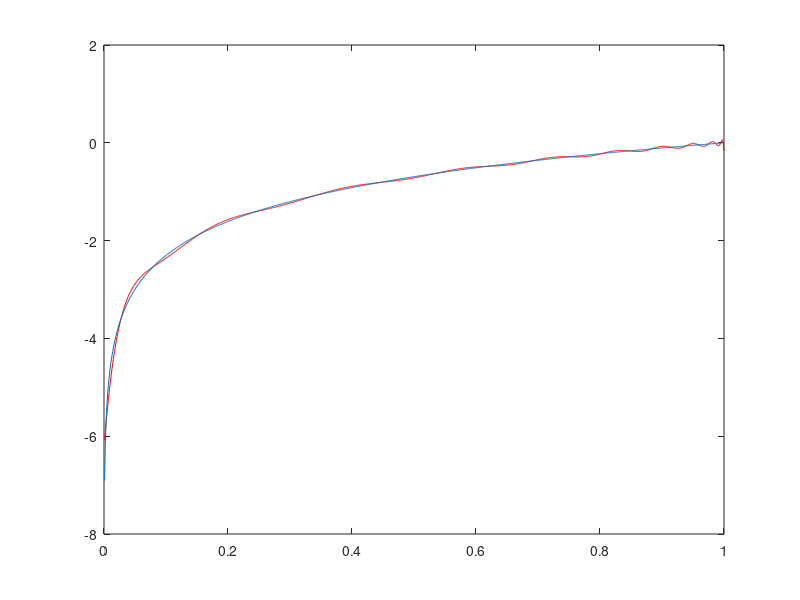

Source code (MATLAB):
%Solves Least squares approximation problem on [0,1] for ln(x)
for n=2:100
A=hilb(n);
b=[-1./[1:n].^2]';
c=flipud(A\b);
clf
x=linspace(1/999,1,999);
plot(x,polyval(c,x),'r')
hold on 
plot(x,log(x))
 
sqrt((sum((log(x([1 end]))-polyval(c,x([1 end]))).^2)/2+sum((log(x(2:end-1))-polyval(c,x(2:end-1))).^2))*1/((999)))
[1/(n-1) 1/n 1/(n+1)]
pause
end
